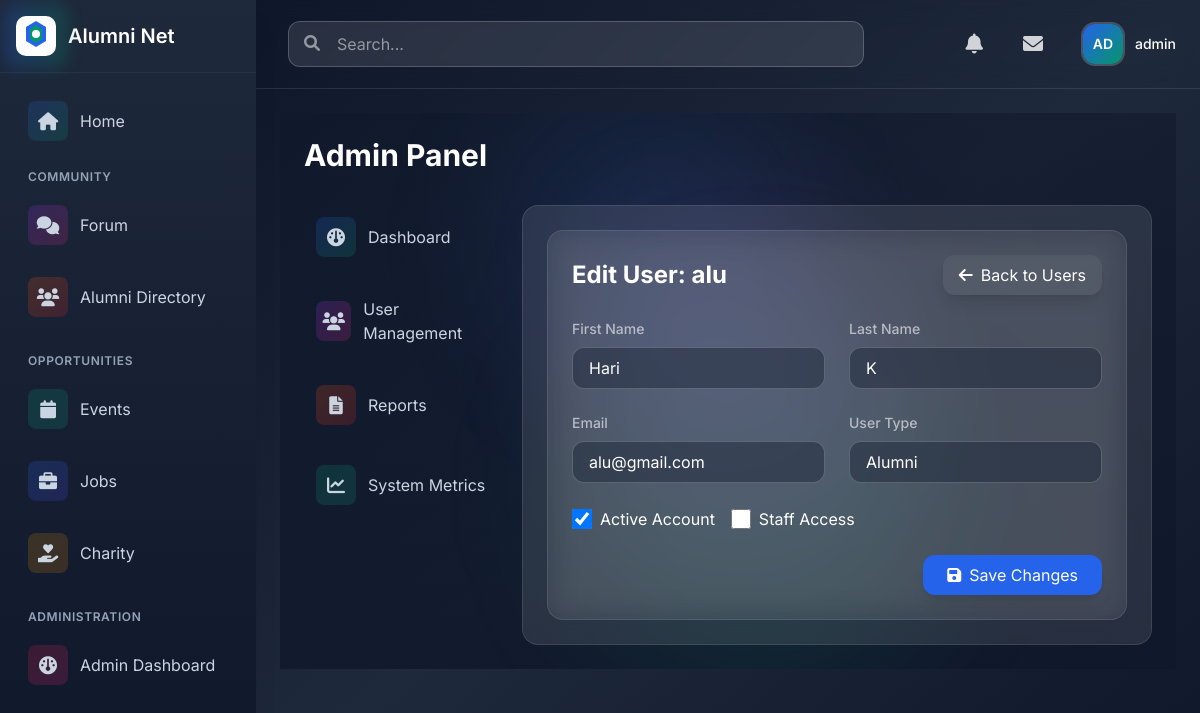
Screenshot of /admin-panel/users/3/edit/ (signed in) with the database file from the repository.
### users/models.py (models this page shows, shortened)
class User(AbstractUser):
    USER_TYPES = (
        ('admin', 'Admin'),
        ('alumni', 'Alumni'),
        ('student', 'Student'),
    )
    INDUSTRY_CHOICES = (
        ('it', 'Information Technology'),
        ('finance', 'Finance'),
        ('healthcare', 'Healthcare'),
        ('education', 'Education'),
        ('manufacturing', 'Manufacturing'),
        ('retail', 'Retail'),
        ('consulting', 'Consulting'),
        ('marketing', 'Marketing'),
        ('other', 'Other')
    )
    AVAILABILITY_CHOICES = (
        ('available', 'Available for Mentorship'),
        ('limited', 'Limited Availability'),
        ('unavailable', 'Not Available'),
    )
    user_type = models.CharField(max_length=10, choices=USER_TYPES, default='student')
    profile_picture = models.ImageField(upload_to='profile_pics/', null=True, blank=True)
    bio = models.TextField(max_length=500, blank=True)
    graduation_year = models.IntegerField(null=True, blank=True)
    current_job_title = models.CharField(max_length=100, blank=True)
    current_company = models.CharField(max_length=100, blank=True)
    industry = models.CharField(max_length=20, choices=INDUSTRY_CHOICES, blank=True)
    years_of_experience = models.PositiveIntegerField(default=0)
    skills = models.TextField(help_text="Enter skills separated by commas", blank=True)
    achievements = models.TextField(blank=True)
    certifications = models.TextField(help_text="Enter certifications separated by commas", blank=True)
    linkedin_profile = models.URLField(max_length=200, blank=True)
    portfolio_link = models.URLField(max_length=200, blank=True)
    mentorship_availability = models.CharField(
        max_length=20,
        choices=AVAILABILITY_CHOICES,
        blank=True
    )
    email_verified = models.BooleanField(default=False)

### admin_panel/views.py (the view, shortened to what this page needs)
# urls.py: path('users/<int:user_id>/edit/', views.edit_user, name='edit_user'),
@login_required
@user_passes_test(lambda u: u.is_staff)
def edit_user(request, user_id):
    user = get_object_or_404(User, id=user_id)
    return render(request, 'admin_panel/edit_user.html', {'edit_user': user})

### admin_panel/templates/admin_panel/edit_user.html (shortened to what this page needs)
{% extends 'admin_panel/base_admin.html' %}
{% block admin_content %}
<div class="bg-white/5 backdrop-blur-lg rounded-2xl border border-white/10 p-6">
    <div class="flex justify-between items-center mb-6">
        <h2 class="text-2xl font-bold text-white">Edit User: {{ edit_user.username }}</h2>
        <a href="{% url 'admin_panel:user_management' %}"
           class="px-4 py-2 bg-white/5 text-white rounded-xl hover:bg-white/10
                  transition-colors duration-200 shadow-lg shadow-black/10">
            <i class="fas fa-arrow-left mr-2"></i>Back to Users
        </a>
    </div>
    <form method="POST" class="space-y-6">
        <div class="grid grid-cols-1 md:grid-cols-2 gap-6">
            <div>
                <label for="first_name" class="block text-sm font-medium text-white/60 mb-2">First Name</label>
                <input type="text"
                       name="first_name"
                       id="first_name"
                       value="{{ edit_user.first_name }}"
                       class="w-full px-4 py-2 rounded-xl bg-slate-800/50 border border-white/20 text-white
                              placeholder-white/40 focus:border-blue-500 focus:ring-2 focus:ring-blue-500/20">
            </div>
            <div>
                <label for="last_name" class="block text-sm font-medium text-white/60 mb-2">Last Name</label>
                <input type="text"
                       name="last_name"
                       id="last_name"
                       value="{{ edit_user.last_name }}"
                       class="w-full px-4 py-2 rounded-xl bg-slate-800/50 border border-white/20 text-white
                              placeholder-white/40 focus:border-blue-500 focus:ring-2 focus:ring-blue-500/20">
            </div>
            <div>
                <label for="email" class="block text-sm font-medium text-white/60 mb-2">Email</label>
                <input type="email"
                       name="email"
                       id="email"
                       value="{{ edit_user.email }}"
                       class="w-full px-4 py-2 rounded-xl bg-slate-800/50 border border-white/20 text-white
                              placeholder-white/40 focus:border-blue-500 focus:ring-2 focus:ring-blue-500/20">
            </div>
            <div>
                <label for="user_type" class="block text-sm font-medium text-white/60 mb-2">User Type</label>
                <select name="user_type"
                        id="user_type"
                        class="w-full px-4 py-2 rounded-xl bg-slate-800/50 border border-white/20 text-white
                               focus:border-blue-500 focus:ring-2 focus:ring-blue-500/20
                               appearance-none cursor-pointer">
                    <option value="alumni" {% if edit_user.user_type == 'alumni' %}selected{% endif %}>Alumni</option>
                </select>
            </div>
        </div>
        <div class="flex items-center space-x-4">
            <label class="inline-flex items-center">
                <input type="checkbox"
                       name="is_active"
                       {% if edit_user.is_active %}checked{% endif %}
                       class="form-checkbox h-5 w-5 text-blue-600 rounded bg-slate-800/50 border-white/20
                              focus:ring-blue-500 focus:ring-2 focus:ring-offset-0">
                <span class="ml-2 text-white">Active Account</span>
            </label>
            <label class="inline-flex items-center">
                <input type="checkbox"
                       name="is_staff"
                       class="form-checkbox h-5 w-5 text-blue-600 rounded bg-slate-800/50 border-white/20
                              focus:ring-blue-500 focus:ring-2 focus:ring-offset-0">
                <span class="ml-2 text-white">Staff Access</span>
            </label>
        </div>
        <div class="flex justify-end space-x-4">
            <button type="submit"
                    class="px-6 py-2 bg-blue-600 text-white rounded-xl hover:bg-blue-700
                           transition-colors duration-200 shadow-lg shadow-black/10">
                <i class="fas fa-save mr-2"></i>Save Changes
            </button>
        </div>
    </form>
</div>
{% endblock %}

### templates/base.html (shortened to what this page needs)
{% load user_tags %}
{% load notification_tags %}
{% load message_tags %}
<!DOCTYPE html>
<html lang="en">
<head>
    <script src="https://cdn.tailwindcss.com"></script>
    <link rel="stylesheet" href="https://cdnjs.cloudflare.com/ajax/libs/font-awesome/6.0.0/css/all.min.css">
</head>
<body class="font-[Inter] bg-slate-900">
    <div class="min-h-screen flex flex-col md:flex-row">
        <aside class="fixed inset-y-0 left-0 bg-gradient-to-b from-slate-800 to-slate-900 shadow-xl w-64 transform -translate-x-full md:translate-x-0 transition-transform duration-300 ease-in-out z-30"
               id="sidebar">
            <div class="flex items-center justify-between p-4 border-b border-slate-700/50">
                <a href="/" class="hidden md:flex items-center space-x-3 group">
                    <div class="relative">
                        <div class="absolute -inset-3 bg-gradient-to-r from-blue-600 to-emerald-600 rounded-xl opacity-25 group-hover:opacity-40 blur transition duration-200"></div>
                    </div>
                    <span class="text-xl font-semibold text-white">Alumni Net</span>
                </a>
            </div>
            <nav class="p-4 space-y-4">
                {% if user.is_authenticated %}
                    <a href="{% url 'home' %}"
                       class="flex items-center space-x-3 p-3 rounded-xl hover:bg-white/10 text-slate-300 hover:text-white transition-all duration-200 group">
                        <div class="w-10 h-10 flex items-center justify-center rounded-lg bg-gradient-to-br from-blue-600/20 to-emerald-600/20 group-hover:from-blue-600/30 group-hover:to-emerald-600/30">
                            <i class="fas fa-home text-lg"></i>
                        </div>
                        <span>Home</span>
                    </a>
                    <div class="space-y-6">
                        <div class="space-y-2">
                            <p class="px-3 text-xs font-semibold text-slate-400 uppercase tracking-wider">Community</p>
                            <a href="{% url 'forum:category_list' %}"
                               class="flex items-center space-x-3 p-3 rounded-xl hover:bg-white/10 text-slate-300 hover:text-white transition-all duration-200 group">
                                <div class="w-10 h-10 flex items-center justify-center rounded-lg bg-gradient-to-br from-purple-600/20 to-pink-600/20 group-hover:from-purple-600/30 group-hover:to-pink-600/30">
                                    <i class="fas fa-comments text-lg"></i>
                                </div>
                                <span>Forum</span>
                            </a>
                            <a href="{% url 'users:alumni_directory' %}"
                               class="flex items-center space-x-3 p-3 rounded-xl hover:bg-white/10 text-slate-300 hover:text-white transition-all duration-200 group">
                                <div class="w-10 h-10 flex items-center justify-center rounded-lg bg-gradient-to-br from-orange-600/20 to-red-600/20 group-hover:from-orange-600/30 group-hover:to-red-600/30">
                                    <i class="fas fa-users text-lg"></i>
                                </div>
                                <span>Alumni Directory</span>
                            </a>
                        </div>
                        <div class="space-y-2">
                            <p class="px-3 text-xs font-semibold text-slate-400 uppercase tracking-wider">Opportunities</p>
                            <a href="{% url 'event_list' %}"
                               class="flex items-center space-x-3 p-3 rounded-xl hover:bg-white/10 text-slate-300 hover:text-white transition-all duration-200 group">
                                <div class="w-10 h-10 flex items-center justify-center rounded-lg bg-gradient-to-br from-emerald-600/20 to-teal-600/20 group-hover:from-emerald-600/30 group-hover:to-teal-600/30">
                                    <i class="fas fa-calendar text-lg"></i>
                                </div>
                                <span>Events</span>
                            </a>
                            <a href="{% url 'job_list' %}"
                               class="flex items-center space-x-3 p-3 rounded-xl hover:bg-white/10 text-slate-300 hover:text-white transition-all duration-200 group">
                                <div class="w-10 h-10 flex items-center justify-center rounded-lg bg-gradient-to-br from-blue-600/20 to-indigo-600/20 group-hover:from-blue-600/30 group-hover:to-indigo-600/30">
                                    <i class="fas fa-briefcase text-lg"></i>
                                </div>
                                <span>Jobs</span>
                            </a>
                            <a href="{% url 'fund_list' %}"
   class="flex items-center space-x-3 p-3 rounded-xl hover:bg-white/10 text-slate-300 hover:text-white transition-all duration-200 group">
    <div class="w-10 h-10 flex items-center justify-center rounded-lg bg-gradient-to-br from-yellow-600/20 to-amber-600/20 group-hover:from-yellow-600/30 group-hover:to-amber-600/30">
        <i class="fas fa-hand-holding-heart text-lg"></i>
    </div>
    <span>Charity</span>
</a>
                        </div>
                        {% if user.is_staff %}
                        <div class="space-y-2">
                            <p class="px-3 text-xs font-semibold text-slate-400 uppercase tracking-wider">Administration</p>
                            <a href="{% url 'admin_panel:dashboard' %}"
                               class="flex items-center space-x-3 p-3 rounded-xl hover:bg-white/10 text-slate-300 hover:text-white transition-all duration-200 group">
                                <div class="w-10 h-10 flex items-center justify-center rounded-lg bg-gradient-to-br from-rose-600/20 to-pink-600/20 group-hover:from-rose-600/30 group-hover:to-pink-600/30">
                                    <i class="fas fa-gauge text-lg"></i>
                                </div>
                                <span>Admin Dashboard</span>
                            </a>
                        </div>
                        {% endif %}
                    </div>
                {% endif %}
            </nav>
        </aside>
        <div class="flex-1 md:ml-64 relative bg-gradient-to-br from-slate-900 via-slate-800 to-slate-900">
            <header class="sticky top-0 z-20 backdrop-blur-md border-b border-white/10">
                <div class="relative flex items-center justify-between p-4 text-white">
                    <div class="hidden md:flex items-center flex-1 max-w-xl mx-4">
                        <div class="relative w-full group">
                            <input type="text" placeholder="Search..."
                                   class="w-full pl-12 pr-4 py-2.5 rounded-xl bg-white/10 border border-white/20 text-white placeholder-white/50 focus:border-white/30 focus:ring-4 focus:ring-white/10 transition-all duration-200">
                            <i class="fas fa-search absolute left-4 top-3.5 text-white/50 group-hover:text-white/70"></i>
                        </div>
                    </div>
                    <div class="flex items-center space-x-3 md:space-x-6">
                        {% if user.is_authenticated %}
                            <a href="{% url 'notifications:notification_list' %}" class="relative p-2 text-white/80 hover:text-white rounded-xl hover:bg-white/10 transition-colors duration-200">
                                <i class="fas fa-bell text-xl"></i>
                            </a>
                            <a href="{% url 'messaging:conversation_list' %}"
                               class="relative p-2 text-white/80 hover:text-white rounded-xl hover:bg-white/10 transition-colors duration-200">
                                <i class="fas fa-envelope text-xl"></i>
                            </a>
                            <div class="relative"
                                 x-data="{ open: false }"
                                 @keydown.escape.stop="open = false"
                                 @click.away="open = false">
                                <button @click="open = !open"
                                        class="flex items-center space-x-3 p-2 rounded-xl hover:bg-white/10 transition-all duration-200"
                                        :aria-expanded="open">
                                    <div class="relative">
                                        <div class="w-10 h-10 rounded-xl overflow-hidden ring-2 ring-white/20">
                                            {% if user.profile_picture %}
                                                <img src="{{ user.profile_picture.url }}"
                                                     alt="Profile"
                                                     class="h-full w-full object-cover">
                                            {% else %}
                                                <div class="profile-initials w-full h-full flex items-center justify-center bg-gradient-to-br from-blue-600 to-emerald-600">
                                                    <span class="text-white text-sm font-semibold">{{ user|get_initials }}</span>
                                                </div>
                                            {% endif %}
                                        </div>
                                    </div>
                                    <span class="text-sm font-medium text-white">{{ user.get_full_name|default:user.username }}</span>
                                </button>
                            </div>
                        {% endif %}
                    </div>
                </div>
            </header>
            <main class="relative p-4 md:p-6">
                {% block content %}{% endblock %}
            </main>
        </div>
    </div>
</body>
</html>

### rows the page displays
User: first_name+last_name+username "AD", get_full_name "admin"
User: username "alu", first_name "Hari", last_name "K", email "alu@gmail.com", user_type "Alumni", is_active "☑"
